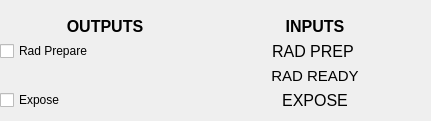
   <widget class="QWidget" name="gridLayoutWidget_5">
    <property name="geometry">
     <rect>
      <x>10</x>
      <y>560</y>
      <width>431</width>
      <height>121</height>
     </rect>
    </property>
    <layout class="QGridLayout" name="gridLayout_5" rowstretch="0,2,2,2,2" columnstretch="0,2,2">
     <property name="leftMargin">
      <number>0</number>
     </property>
     <property name="spacing">
      <number>0</number>
     </property>
     <item row="2" column="2">
      <widget class="caLabel" name="calabel_46">
       <property name="font">
        <font>
         <pointsize>12</pointsize>
        </font>
       </property>
       <property name="text">
        <string>RAD PREP </string>
       </property>
       <property name="alignment">
        <set>Qt::AlignCenter</set>
       </property>
       <property name="foreground">
        <color>
         <red>255</red>
         <green>0</green>
         <blue>0</blue>
        </color>
       </property>
       <property name="background">
        <color alpha="0">
         <red>160</red>
         <green>160</green>
         <blue>164</blue>
        </color>
       </property>
       <property name="visibility">
        <enum>caLabel::IfNotZero</enum>
       </property>
       <property name="channel" stdset="0">
        <string notr="true">cpiSync:RadPrepOut</string>
       </property>
      </widget>
     </item>
     <item row="1" column="2">
      <widget class="caLabel" name="calabel_70">
       <property name="font">
        <font>
         <pointsize>12</pointsize>
         <weight>75</weight>
         <bold>true</bold>
        </font>
       </property>
       <property name="text">
        <string>INPUTS</string>
       </property>
       <property name="alignment">
        <set>Qt::AlignCenter</set>
       </property>
       <property name="foreground">
        <color>
         <red>176</red>
         <green>176</green>
         <blue>176</blue>
        </color>
       </property>
       <property name="background">
        <color alpha="0">
         <red>160</red>
         <green>160</green>
         <blue>164</blue>
        </color>
       </property>
      </widget>
     </item>
     <item row="4" column="2">
      <widget class="caLabel" name="calabel_62">
       <property name="font">
        <font>
         <pointsize>12</pointsize>
        </font>
       </property>
       <property name="text">
        <string>EXPOSE</string>
       </property>
       <property name="alignment">
        <set>Qt::AlignCenter</set>
       </property>
       <property name="foreground">
        <color>
         <red>255</red>
         <green>0</green>
         <blue>0</blue>
        </color>
       </property>
       <property name="background">
        <color alpha="0">
         <red>160</red>
         <green>160</green>
         <blue>164</blue>
        </color>
       </property>
       <property name="visibility">
        <enum>caLabel::IfNotZero</enum>
       </property>
       <property name="channel" stdset="0">
        <string notr="true">cpiSync:ExposeOut</string>
       </property>
      </widget>
     </item>
     <item row="3" column="2">
      <widget class="caLabel" name="calabel_47">
       <property name="font">
        <font>
         <pointsize>11</pointsize>
        </font>
       </property>
       <property name="text">
        <string>RAD READY</string>
       </property>
       <property name="alignment">
        <set>Qt::AlignCenter</set>
       </property>
       <property name="foreground">
        <color>
         <red>255</red>
         <green>0</green>
         <blue>0</blue>
        </color>
       </property>
       <property name="background">
        <color alpha="0">
         <red>160</red>
         <green>160</green>
         <blue>164</blue>
        </color>
       </property>
       <property name="visibility">
        <enum>caLabel::IfNotZero</enum>
       </property>
       <property name="channel" stdset="0">
        <string notr="true">cpiSync:RadReadyOut</string>
       </property>
      </widget>
     </item>
     <item row="2" column="1">
      <widget class="caToggleButton" name="catogglebutton">
       <property name="text">
        <string>Rad Prepare</string>
       </property>
       <property name="channel" stdset="0">
        <string notr="true">cpiSync:RadPrep</string>
       </property>
       <property name="foreground">
        <color>
         <red>173</red>
         <green>173</green>
         <blue>173</blue>
        </color>
       </property>
      </widget>
     </item>
     <item row="4" column="1">
      <widget class="caToggleButton" name="catogglebutton_2">
       <property name="text">
        <string>Expose</string>
       </property>
       <property name="channel" stdset="0">
        <string notr="true">cpiSync:Expose</string>
       </property>
       <property name="foreground">
        <color>
         <red>173</red>
         <green>173</green>
         <blue>173</blue>
        </color>
       </property>
      </widget>
     </item>
     <item row="1" column="1">
      <widget class="caLabel" name="calabel_71">
       <property name="font">
        <font>
         <pointsize>12</pointsize>
         <weight>75</weight>
         <bold>true</bold>
        </font>
       </property>
       <property name="text">
        <string>OUTPUTS</string>
       </property>
       <property name="alignment">
        <set>Qt::AlignCenter</set>
       </property>
       <property name="foreground">
        <color>
         <red>176</red>
         <green>176</green>
         <blue>176</blue>
        </color>
       </property>
       <property name="background">
        <color alpha="0">
         <red>160</red>
         <green>160</green>
         <blue>164</blue>
        </color>
       </property>
      </widget>
     </item>
    </layout>
   </widget>
